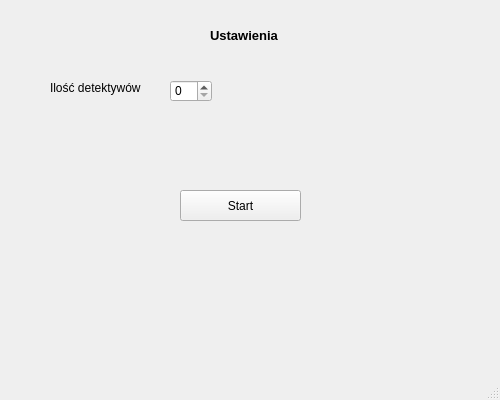
<?xml version="1.0" encoding="UTF-8"?>
<ui version="4.0">
 <class>Settings</class>
 <widget class="QMainWindow" name="Settings">
  <property name="geometry">
   <rect>
    <x>0</x>
    <y>0</y>
    <width>500</width>
    <height>400</height>
   </rect>
  </property>
  <property name="windowTitle">
   <string>MainWindow</string>
  </property>
  <widget class="QWidget" name="centralwidget">
   <widget class="QLabel" name="label">
    <property name="geometry">
     <rect>
      <x>210</x>
      <y>20</y>
      <width>121</width>
      <height>31</height>
     </rect>
    </property>
    <property name="font">
     <font>
      <pointsize>10</pointsize>
      <weight>75</weight>
      <bold>true</bold>
     </font>
    </property>
    <property name="text">
     <string>Ustawienia</string>
    </property>
   </widget>
   <widget class="QLabel" name="label_2">
    <property name="geometry">
     <rect>
      <x>50</x>
      <y>80</y>
      <width>91</width>
      <height>16</height>
     </rect>
    </property>
    <property name="text">
     <string>Ilość detektywów:</string>
    </property>
   </widget>
   <widget class="QSpinBox" name="spinBox">
    <property name="geometry">
     <rect>
      <x>170</x>
      <y>80</y>
      <width>42</width>
      <height>22</height>
     </rect>
    </property>
   </widget>
   <widget class="QPushButton" name="pushButton">
    <property name="geometry">
     <rect>
      <x>180</x>
      <y>190</y>
      <width>121</width>
      <height>31</height>
     </rect>
    </property>
    <property name="text">
     <string>Start</string>
    </property>
   </widget>
  </widget>
  <widget class="QMenuBar" name="menubar">
   <property name="geometry">
    <rect>
     <x>0</x>
     <y>0</y>
     <width>500</width>
     <height>21</height>
    </rect>
   </property>
  </widget>
  <widget class="QStatusBar" name="statusbar"/>
 </widget>
 <resources/>
 <connections/>
</ui>
